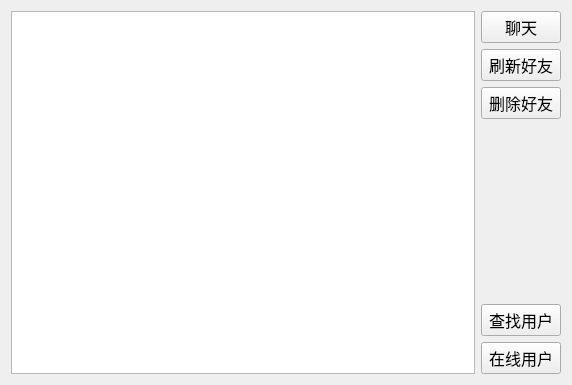
<?xml version="1.0" encoding="UTF-8"?>
<ui version="4.0">
 <class>Friend</class>
 <widget class="QWidget" name="Friend">
  <property name="geometry">
   <rect>
    <x>0</x>
    <y>0</y>
    <width>572</width>
    <height>385</height>
   </rect>
  </property>
  <property name="windowTitle">
   <string>Form</string>
  </property>
  <layout class="QHBoxLayout" name="horizontalLayout">
   <item>
    <widget class="QListWidget" name="frien_LW"/>
   </item>
   <item>
    <layout class="QVBoxLayout" name="verticalLayout">
     <item>
      <widget class="QPushButton" name="chat_PB">
       <property name="font">
        <font>
         <family>Arial</family>
         <pointsize>12</pointsize>
        </font>
       </property>
       <property name="text">
        <string>聊天</string>
       </property>
      </widget>
     </item>
     <item>
      <widget class="QPushButton" name="flush_PB">
       <property name="font">
        <font>
         <family>Arial</family>
         <pointsize>12</pointsize>
        </font>
       </property>
       <property name="text">
        <string>刷新好友</string>
       </property>
      </widget>
     </item>
     <item>
      <widget class="QPushButton" name="delete_PB">
       <property name="font">
        <font>
         <family>Arial</family>
         <pointsize>12</pointsize>
        </font>
       </property>
       <property name="text">
        <string>删除好友</string>
       </property>
      </widget>
     </item>
     <item>
      <spacer name="verticalSpacer">
       <property name="orientation">
        <enum>Qt::Vertical</enum>
       </property>
       <property name="sizeHint" stdset="0">
        <size>
         <width>20</width>
         <height>40</height>
        </size>
       </property>
      </spacer>
     </item>
     <item>
      <widget class="QPushButton" name="findUser_PB">
       <property name="font">
        <font>
         <family>Arial</family>
         <pointsize>12</pointsize>
        </font>
       </property>
       <property name="text">
        <string>查找用户</string>
       </property>
      </widget>
     </item>
     <item>
      <widget class="QPushButton" name="onlineUser_PB">
       <property name="font">
        <font>
         <family>Arial</family>
         <pointsize>12</pointsize>
        </font>
       </property>
       <property name="text">
        <string>在线用户</string>
       </property>
      </widget>
     </item>
    </layout>
   </item>
  </layout>
 </widget>
 <resources/>
 <connections/>
</ui>
